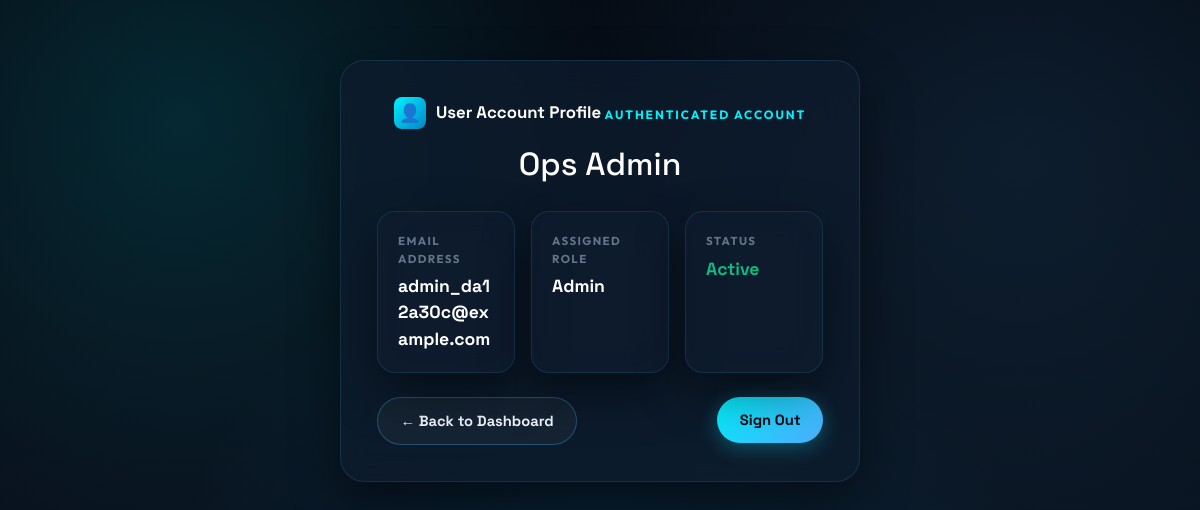
Page /auth/me (signed in) on the committed database.
### flood_app/models/user.py (models this page shows)
    class User(db.Model):
        __tablename__ = "users"
        id = db.Column(db.Integer, primary_key=True)
        full_name = db.Column(db.String(255), nullable=False)
        email = db.Column(db.String(255), nullable=False, unique=True, index=True)
        password_hash = db.Column(db.String(255), nullable=False)
        role = db.Column(db.String(50), nullable=False, default="citizen", index=True)
        is_active = db.Column(db.Boolean, nullable=False, default=True)
        created_at = db.Column(db.DateTime(timezone=True), nullable=False, default=lambda: datetime.now(timezone.utc))
        updated_at = db.Column(
            db.DateTime(timezone=True),
            nullable=False,
            default=lambda: datetime.now(timezone.utc),
            onupdate=lambda: datetime.now(timezone.utc),
        )
        managed_status_updates = db.relationship("ShelterStatus", back_populates="updated_by_user", lazy="select")
        recommendation_logs = db.relationship("RecommendationLog", back_populates="user", lazy="select")
        created_alerts = db.relationship("Alert", back_populates="created_by_user", lazy="select")
        actor_audit_logs = db.relationship(
            "AuditLog",
            back_populates="actor_user",
            lazy="select",
            foreign_keys="AuditLog.actor_user_id",
        )

### flood_app/routes/auth.py (the view)
@auth_bp.route("/me", methods=["GET"])
@login_required
def me():
    return render_template("auth_profile.html", user=g.current_user)

### flood_app/services/auth.py (called while the page is built)
def load_current_user():
    if db is None or User is None:
        g.current_user = None
        return
    g.current_user = AuthService().get_current_user()

def login_required(view):
    @wraps(view)
    def wrapped(*args, **kwargs):
        if getattr(g, "current_user", None) is None:
            if request.blueprint == "api_auth" or request.path.startswith("/api/"):
                return jsonify({"error": "authentication required"}), 401
            return redirect(url_for("auth.login", next=request.path))
        return view(*args, **kwargs)
    return wrapped

def register_auth_handlers(app):
    @app.before_request
    def _load_user():
        load_current_user()
    @app.context_processor
    def inject_auth_context():
        return {"current_user": getattr(g, "current_user", None), "user_roles": USER_ROLES}

    def get_current_user(self):
        user_id = session.get("user_id")
        if not user_id:
            return None
        return db.session.get(User, user_id)

### templates/auth_profile.html (shortened to what this page needs)
<!doctype html>
<html lang="en">
<head>
  <link href="https://cdn.jsdelivr.net/npm/bootstrap@5.3.3/dist/css/bootstrap.min.css" rel="stylesheet">
  <link rel="stylesheet" href="{{ url_for('static', filename='css/styles.css') }}">
</head>
<body>
  <main class="auth-page-shell">
    <section class="auth-card">
      <div class="auth-header">
        <div class="brand-badge justify-content-center mb-3">
          <div class="brand-icon">👤</div>
          <div>User Account Profile</div>
        </div>
        <span class="eyebrow mb-1">Authenticated Account</span>
        <h1 class="panel-title">{{ user.full_name }}</h1>
      </div>
      <div class="profile-grid">
        <div class="summary-card">
          <span class="summary-label">Email Address</span>
          <strong class="summary-value profile-value">{{ user.email }}</strong>
        </div>
        <div class="summary-card">
          <span class="summary-label">Assigned Role</span>
          <strong class="summary-value profile-value text-capitalize">{{ user.role|replace('_', ' ')|title }}</strong>
        </div>
        <div class="summary-card">
          <span class="summary-label">Status</span>
          <strong class="summary-value profile-value" style="color: var(--safe-green);">{{ "Active" if user.is_active else "Inactive" }}</strong>
        </div>
      </div>
      <div class="action-row justify-content-between mt-4">
        <a class="btn btn-ghost" href="{{ url_for('web.home') }}">← Back to Dashboard</a>
        <form method="post" action="{{ url_for('auth.logout') }}" class="m-0">
          <button class="btn btn-signal" type="submit">Sign Out</button>
        </form>
      </div>
    </section>
  </main>
</body>
</html>

### static/css/styles.css (style rules this page uses)
:root { --bg-dark: #070f19; --bg-deep: #0b1726; --bg-surface: rgba(14, 28, 46, 0.72); --bg-surface-solid: #0d1e33; --bg-card-hover: rgba(22, 42, 67, 0.85); --ink-primary: #f0f7ff; --ink-secondary: #94a3b8; --ink-muted: #64748b; --ocean-cyan: #00f2fe; --ocean-blue: #4facfe; --aqua-glow: #00d2ff; --deep-teal: #0284c7; --emergency-amber: #ffb703; --emergency-red: #ff4d6d; --safe-green: #10b981; --line-subtle: rgba(56, 189, 248, 0.14); --line-strong: rgba(56, 189, 248, 0.32); --shadow-lg: 0 20px 50px rgba(0, 0, 0, 0.45); --shadow-glow: 0 0 30px rgba(0, 242, 254, 0.15); --radius-xl: 24px; --radius-lg: 18px; --radius-md: 12px; --radius-sm: 8px; }
* { box-sizing: border-box; }
body { margin: 0; min-height: 100vh; font-family: "Outfit", -apple-system, BlinkMacSystemFont, sans-serif; color: var(--ink-primary); background-color: var(--bg-dark); background-image: radial-gradient(circle at 15% 15%, rgba(0, 242, 254, 0.12), transparent 35%), radial-gradient(circle at 85% 20%, rgba(79, 172, 254, 0.1), transparent 40%), radial-gradient(circle at 50% 85%, rgba(2, 132, 199, 0.15), transparent 50%), linear-gradient(180deg, #050b14 0%, var(--bg-dark) 40%, var(--bg-deep) 100%); background-attachment: fixed; overflow-x: hidden; }
.auth-page-shell { width: min(520px, calc(100% - 28px)); margin: 0 auto; padding: 60px 0; }
.brand-badge { display: inline-flex; align-items: center; gap: 10px; font-weight: 700; font-family: "Space Grotesk", sans-serif; color: #ffffff; font-size: 1.05rem; }
.brand-icon { width: 32px; height: 32px; border-radius: 8px; background: linear-gradient(135deg, var(--ocean-cyan), var(--deep-teal)); display: flex; align-items: center; justify-content: center; color: #050b14; font-size: 1.1rem; }
.eyebrow { display: inline-flex; align-items: center; gap: 6px; text-transform: uppercase; letter-spacing: 0.16em; font-size: 0.75rem; font-weight: 700; color: var(--ocean-cyan); }
.panel-title { font-family: "Space Grotesk", sans-serif; font-size: 1.6rem; margin: 0 0 6px; color: #ffffff; }
.action-row { display: flex; gap: 10px; margin-top: 14px; }
.btn-signal, .btn-ghost { border-radius: 99px; font-weight: 700; padding: 0.75rem 1.4rem; font-family: "Space Grotesk", sans-serif; font-size: 0.92rem; transition: all 0.2s ease; cursor: pointer; display: inline-flex; align-items: center; justify-content: center; gap: 8px; text-decoration: none; }
.btn-signal { color: #050b14; border: none; background: linear-gradient(135deg, var(--ocean-cyan), var(--ocean-blue)); box-shadow: 0 4px 20px rgba(0, 242, 254, 0.3); }
.btn-ghost { background: rgba(255, 255, 255, 0.04); color: var(--ink-primary); border: 1px solid var(--line-strong); }
.best-match-card, .summary-card, .results-card, .chart-card, .map-card, .auth-card { border-radius: var(--radius-xl); background: var(--bg-surface); border: 1px solid var(--line-subtle); backdrop-filter: blur(18px); box-shadow: var(--shadow-lg); }
.summary-card { padding: 20px; border-radius: var(--radius-lg); }
.summary-label { display: block; text-transform: uppercase; letter-spacing: 0.12em; font-size: 0.72rem; font-weight: 700; color: var(--ink-muted); }
.summary-value { display: block; margin-top: 6px; font-size: clamp(1.5rem, 1.8vw, 2.1rem); font-family: "Space Grotesk", sans-serif; font-weight: 700; color: #ffffff; }
.auth-card { padding: 36px; }
.auth-header { text-align: center; margin-bottom: 28px; }
.auth-header .panel-title { font-size: 2rem; }
.profile-grid { display: grid; grid-template-columns: repeat(3, 1fr); gap: 16px; margin: 24px 0; }
.profile-value { font-size: 1.1rem; word-break: break-word; }

### rows in the picture
User: full_name "Ops Admin", email "admin_da12a30c@example.com", role "Admin", is_active "Active"
